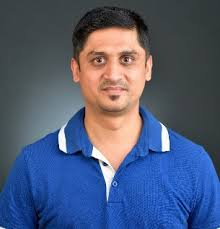
#> input picture uploads/1729333853504.jpg, 220 x 229 px
$ python faceComparison.py ../uploads/1729333853504.jpg ../uploads/1729340019104.jpg
#> lines starting #> are read from the running program, lines starting #| are printed output that depends on the picture; long printed decimals are rounded
#> further down, frame is the input picture: shape (229, 220, 3); mean B, G, R 119.4, 91.3, 79.3
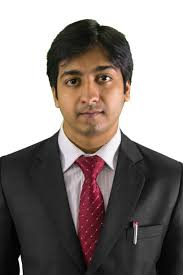
#> input picture uploads/1729340019104.jpg, 183 x 275 px
#> further down, reference_image is the input picture: shape (275, 183, 3); mean B, G, R 128.8, 132.1, 140.5
import cv2
from skimage.metrics import structural_similarity as ssim
import sys

def compute_similarity(frame, reference_image):
    # Load the pre-trained face detector from OpenCV
    face_cascade = cv2.CascadeClassifier(cv2.data.haarcascades + 'haarcascade_frontalface_default.xml')

    # Function to detect and extract face from an image
    def extract_face(image):
        gray_image = cv2.cvtColor(image, cv2.COLOR_BGR2GRAY)
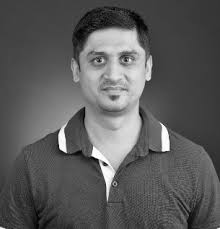
#> gray_image: shape (229, 220); min 0, max 255, mean 90.9
        faces = face_cascade.detectMultiScale(gray_image, scaleFactor=1.1, minNeighbors=5, minSize=(30, 30))
#> faces = [[68, 24, 92, 92]]
        if len(faces) == 0:
            return None  # No face detected
        # Assume the first detected face is the one we want to compare
        x, y, w, h = faces[0]
#> x = 68; y = 24; w = 92; h = 92
        return image[y:y+h, x:x+w]
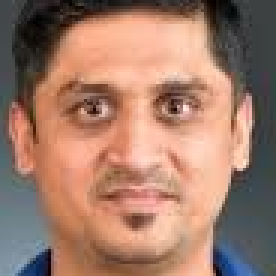
#> returned value: shape (92, 92, 3) (shown 3 times larger); mean of channels 0, 1, 2 106, 123, 160.9; drawn as B, G, R

    # Extract faces from both images
    face_frame = extract_face(frame)
    face_reference = extract_face(reference_image)
#> in extract_face (call 2), `gray_image = cv2.cvtColor(image, cv2.COLOR_BGR2GRAY)`:
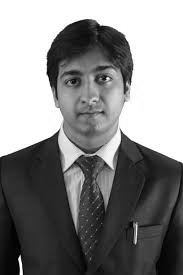
#> gray_image: shape (275, 183); min 0, max 255, mean 134.2
#> in extract_face (call 2), `faces = face_cascade.detectMultiScale(gray_image, scaleFactor=1.1, min..`: faces = [[44, 45, 90, 90]]
#> in extract_face (call 2), `x, y, w, h = faces[0]`: x = 44; y = 45; w = 90
#> in extract_face (call 2), `return image[y:y+h, x:x+w]`:
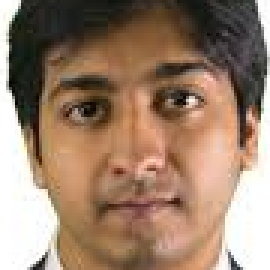
#> returned value: shape (90, 90, 3) (shown 3 times larger); mean of channels 0, 1, 2 108.1, 128.7, 155.6; drawn as B, G, R

    # If either face is not found, return a similarity score of 0
    if face_frame is None or face_reference is None:
        return 0.0

    # Convert the extracted faces to grayscale
    face_frame_gray = cv2.cvtColor(face_frame, cv2.COLOR_BGR2GRAY)
    face_reference_gray = cv2.cvtColor(face_reference, cv2.COLOR_BGR2GRAY)

    # Resize faces to the same size for comparison
    face_frame_gray = cv2.resize(face_frame_gray, (100, 100))
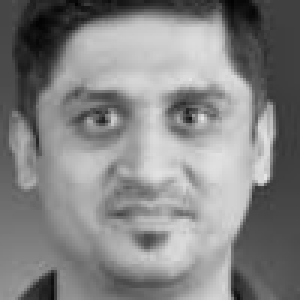
#> face_frame_gray: shape (100, 100) (shown 3 times larger); min 2, max 229, mean 132.3
    face_reference_gray = cv2.resize(face_reference_gray, (100, 100))
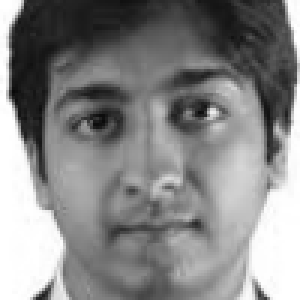
#> face_reference_gray: shape (100, 100) (shown 3 times larger); min 8, max 255, mean 134.3

    # Compute SSIM between the two faces
    score, _ = ssim(face_frame_gray, face_reference_gray, full=True)
#> score = 0.23
    return score

if __name__ == "__main__":
    # Check if correct number of arguments are provided
    if len(sys.argv) != 3:
        print("Error: Please provide two image paths as arguments")
        sys.exit(1)

    # Get image paths from command line arguments
    captured_image_path = sys.argv[1]
    reference_image_path = sys.argv[2]

    try:
        # Load the images
        frame = cv2.imread(captured_image_path)
        reference_image = cv2.imread(reference_image_path)

        if frame is None or reference_image is None:
            print("Error: Could not load one or both images")
            sys.exit(1)

        # Call the function
        similarity_score = compute_similarity(frame, reference_image)
#> similarity_score = 0.23
        print(similarity_score)  # Just output the score
#| 0.2297

    except Exception as e:
        print(f"Error: {str(e)}")
        sys.exit(1)
